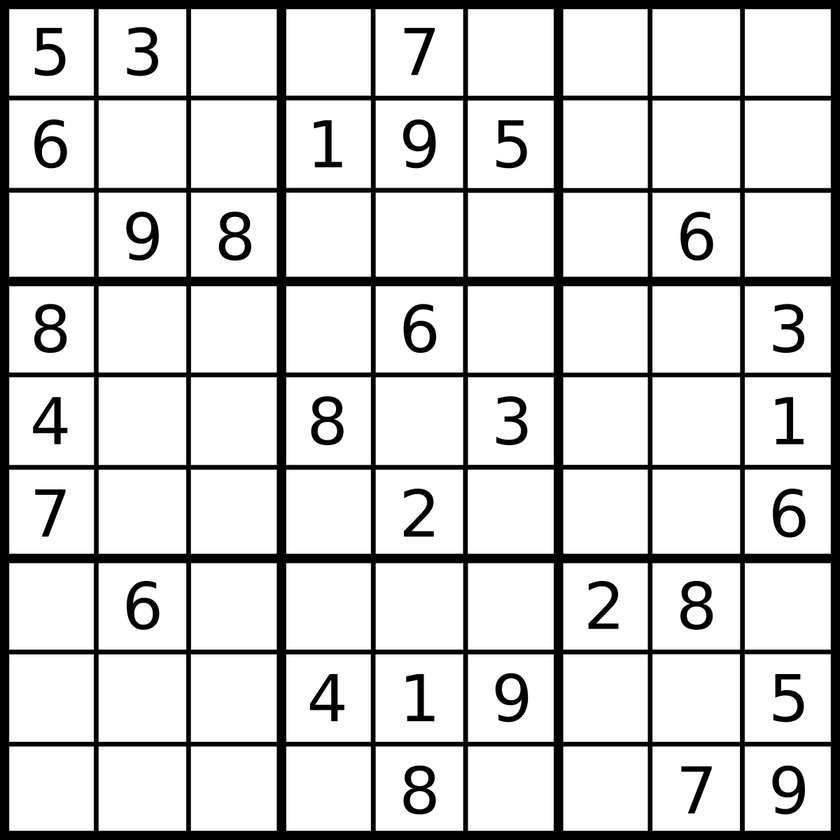
#> input picture Sudoku.png, 840 x 840 px, shrunk from 1200 x 1200 before the run
$ python cannyedge.py
#> lines starting #> are read from the running program, lines starting #| are printed output that depends on the picture; after the words box and inside, x2 and y2 are one past the last pixel; in counts of white or black regions, pixels touching at a corner belong together
import cv2
import numpy as np
from matplotlib import pyplot as plt

img = cv2.imread('Sudoku.png',cv2.IMREAD_GRAYSCALE)
#> img is the input picture: shape (840, 840); min 0, max 255, mean 209.7
canny = cv2.Canny(img, 100, 200)
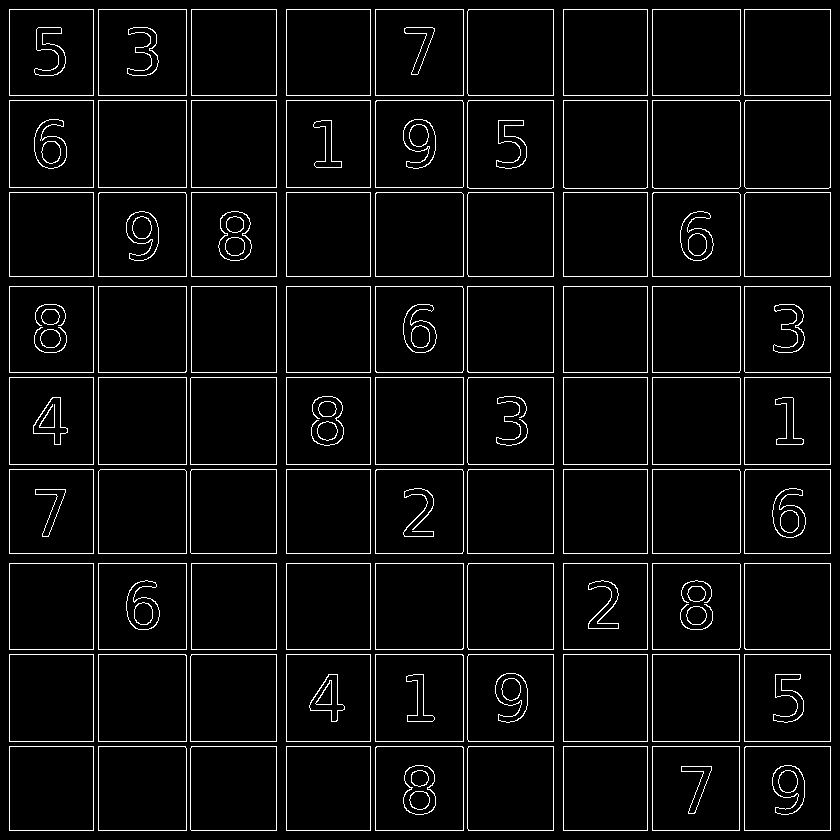
#> canny: shape (840, 840); 5% white in thin lines or dots

titles = ['image','Canny']
images = [img,canny]

for i in range(2):
    plt.subplot(1,2,i+1), plt.imshow(images[i],'gray')
    plt.title(titles[i])
    plt.xticks([]),plt.yticks([])


plt.show()
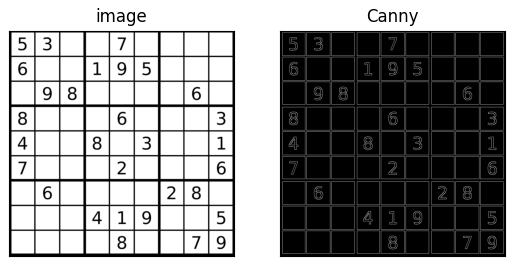
#> figure drawn by matplotlib, 2 panels

$ run again, with smarties.png copied over Sudoku.png
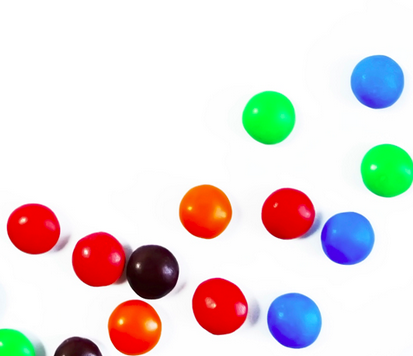
#> input picture smarties.png, 413 x 356 px
#> `canny = cv2.Canny(img, 100, 200)`:
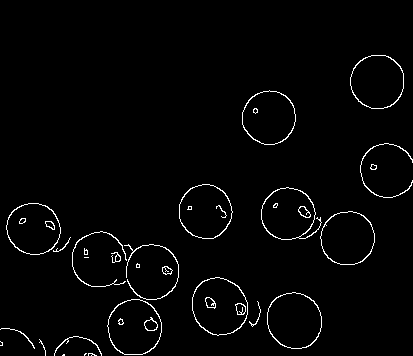
#> canny: shape (356, 413); 2.1% white in thin lines or dots, all inside (x1, y1, x2, y2) = (0, 55, 413, 356)
#> `plt.show()`:
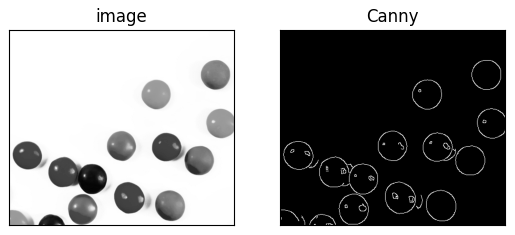
#> figure drawn by matplotlib, 2 panels
